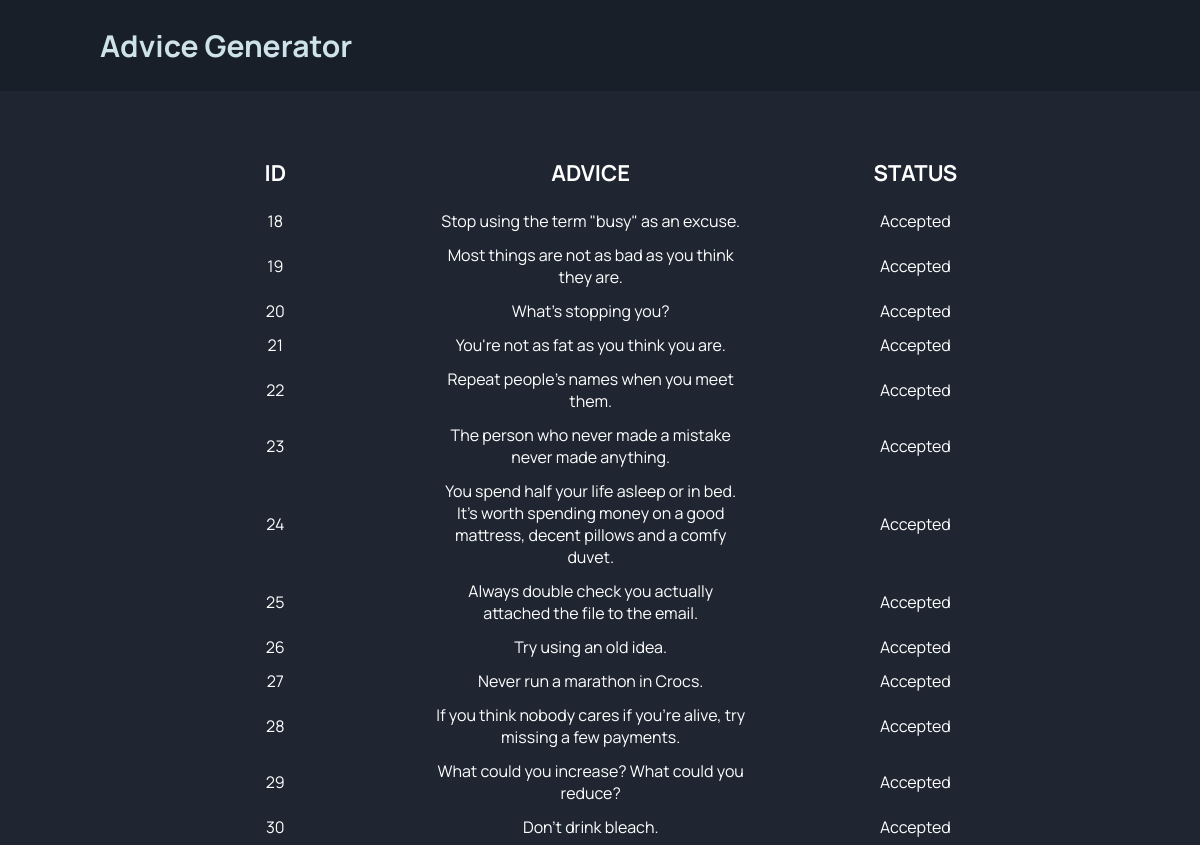
Screenshot of /showAllUser.php (signed in) with the database file from the repository.
### tables this page shows
CREATE TABLE `advices` (
  `Id` int(32) NOT NULL,
  `Email` varchar(32) NOT NULL,
  `Name` varchar(32) NOT NULL,
  `Advice` text NOT NULL,
  `Status` int(11) NOT NULL DEFAULT 1
);

### showAllUser.php (the view, shortened to what this page needs)
<?php
include("connection.php");
  $email = $_SESSION['userName'];
  $selectAdvices = "SELECT * FROM `advices` WHERE Email = '$email'";
  $res = mysqli_query($con,$selectAdvices);
?>
<!DOCTYPE html>
<html lang="en">
  <head>
    <link rel="stylesheet" href="./style.css" />
    <link rel="stylesheet" href="./tableStyle.css" />
  </head>
  <body>
        <header>
        <h2><a href="index.php">Advice Generator</a></h2>
      </header>
        <div class="outputs">
        <table>
          <tr>
            <th>Id</th>
            <th>Advice</th>
            <th>Status</th>
          </tr>
          <tbody id="tbody">
            <?php
                while($row = mysqli_fetch_array($res))
                {
              ?>
            <tr>
              <td><?php echo($row['Id']) ?></td>
              <td><?php echo($row['Advice']) ?></td>
              <td><?php
                if($row['Status'] == 1)
                {
                  echo("pending");
                }else if($row['Status'] == 2)
                {
                  echo("Accepted");
                }
                else if($row['Status'] == 0)
                {
                  echo("Denied");
                }
              ?></td>
            <?php
            }
            ?>
            </tr>
          </tbody>
        </table>
      </div>
  </body>
</html>

### style.css (style rules this page uses)
:root { --light-cyan: hsl(193, 38%, 86%); --neon-green: hsl(150, 100%, 66%); --primary-color-hover: #d64e67; --grayish-blue: hsl(217, 19%, 38%); --dark-grayish-blue: hsl(217, 19%, 24%); --dark-blue: hsl(218, 23%, 16%); --font-family: "Manrope", sans-serif; --q-font-size: 28px; }
* { padding: 0; margin: 0; box-sizing: border-box; font-family: var(--font-family); }
a { text-decoration: none; }
body { background-color: var(--dark-blue); }
header { display: flex; justify-content: space-between; padding: 25px 100px; width: 100%; color: var(--light-cyan); background-color: hsl(218, 24%, 13%); }
header h2 { color: var(--neon-green); font-size: 30px; text-decoration: none; color: var(--light-cyan); }
header h2 a { color: var(--neon-green); text-decoration: none; color: var(--light-cyan); }

### tableStyle.css (style rules this page uses)
* { margin: 0; padding: 0; }
:root { --body-background: #222; --input-background: #111; --input-focus-background: #000; --font-color: #fff; --primary-color: hsl(150, 100%, 66%); --primary-color-hover: #d64e67; }
body { color: var(--font-color); font-family: system-ui; }
table { width: 80%; text-align: center; margin: auto; margin-top: 50px; }
table th { text-transform: uppercase; }
th { width: 10%; padding: 15px; font-size: 22px; }
td { width: 10%; padding: 5px; }

### rows the page displays
advices: Id "18", Advice "Stop using the term \"busy\" as an excuse.", Status "Accepted"
advices: Id "19", Advice "Most things are not as bad as you think they are.", Status "Accepted"
advices: Id "20", Advice "What's stopping you?", Status "Accepted"
advices: Id "21", Advice "You're not as fat as you think you are.", Status "Accepted"
advices: Id "22", Advice "Repeat people's names when you meet them.", Status "Accepted"
advices: Id "23", Advice "The person who never made a mistake never made anything.", Status "Accepted"
advices: Id "24", Advice "You spend half your life asleep or in bed. It's worth spending money on a good mattress, decent pillows and a comfy duvet.", Status "Accepted"
advices: Id "25", Advice "Always double check you actually attached the file to the email.", Status "Accepted"
advices: Id "26", Advice "Try using an old idea.", Status "Accepted"
advices: Id "27", Advice "Never run a marathon in Crocs.", Status "Accepted"
advices: Id "28", Advice "If you think nobody cares if you're alive, try missing a few payments.", Status "Accepted"
advices: Id "29", Advice "What could you increase? What could you reduce?", Status "Accepted"
advices: Id "30", Advice "Don't drink bleach.", Status "Accepted"
